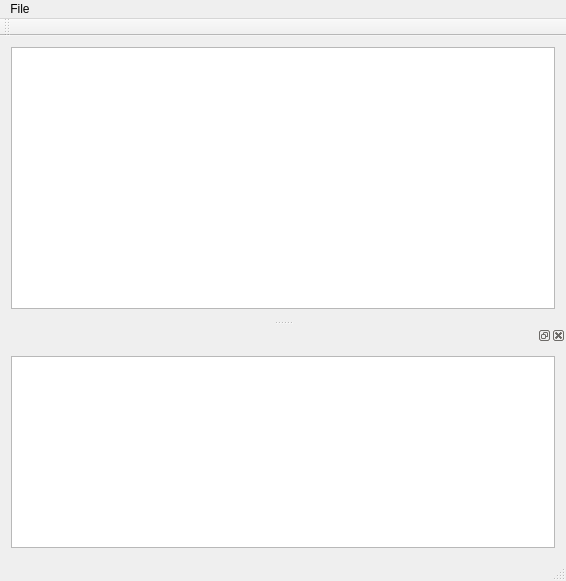
<?xml version="1.0" encoding="UTF-8"?>
<ui version="4.0">
 <class>MainWindow</class>
 <widget class="QMainWindow" name="MainWindow">
  <property name="geometry">
   <rect>
    <x>0</x>
    <y>0</y>
    <width>566</width>
    <height>581</height>
   </rect>
  </property>
  <property name="windowTitle">
   <string>MainWindow</string>
  </property>
  <widget class="QWidget" name="centralWidget">
   <layout class="QVBoxLayout" name="verticalLayout">
    <item>
     <widget class="GraphicsViewZoom" name="graphicsView">
      <property name="contextMenuPolicy">
       <enum>Qt::CustomContextMenu</enum>
      </property>
     </widget>
    </item>
   </layout>
  </widget>
  <widget class="QMenuBar" name="menuBar">
   <property name="geometry">
    <rect>
     <x>0</x>
     <y>0</y>
     <width>566</width>
     <height>20</height>
    </rect>
   </property>
   <widget class="QMenu" name="menuFile">
    <property name="title">
     <string>File</string>
    </property>
    <addaction name="actionNothing"/>
    <addaction name="separator"/>
    <addaction name="actionQuit"/>
   </widget>
   <addaction name="menuFile"/>
  </widget>
  <widget class="QToolBar" name="mainToolBar">
   <attribute name="toolBarArea">
    <enum>TopToolBarArea</enum>
   </attribute>
   <attribute name="toolBarBreak">
    <bool>false</bool>
   </attribute>
  </widget>
  <widget class="QStatusBar" name="statusBar"/>
  <widget class="QDockWidget" name="dockWidget_3">
   <attribute name="dockWidgetArea">
    <number>8</number>
   </attribute>
   <widget class="QWidget" name="dockWidgetContents_3">
    <layout class="QHBoxLayout" name="horizontalLayout_2">
     <item>
      <widget class="QPlainTextEdit" name="plainTextEdit"/>
     </item>
    </layout>
   </widget>
  </widget>
  <action name="actionNothing">
   <property name="text">
    <string>Nothing</string>
   </property>
  </action>
  <action name="actionQuit">
   <property name="text">
    <string>Quit</string>
   </property>
  </action>
 </widget>
 <layoutdefault spacing="6" margin="11"/>
 <customwidgets>
  <customwidget>
   <class>GraphicsViewZoom</class>
   <extends>QGraphicsView</extends>
   <header>graphicsviewzoom.h</header>
  </customwidget>
 </customwidgets>
 <resources/>
 <connections/>
</ui>
